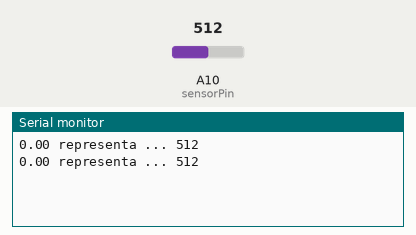
The sketch below on a simulated Arduino Mega 2560, built with avr-gcc and run on an emulated ATmega2560. Shown: the last lines printed to the serial monitor. Inputs (shaded band) come from the test bench; at power-on: A10 (sensorPin) = 512.

Above: at 1.8 s.
1.9 s: A10 (sensorPin) set to 716
At 2.8 s:
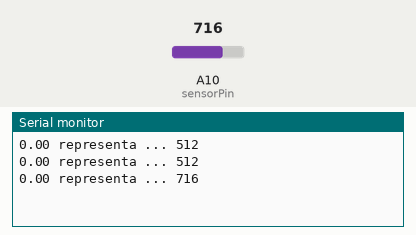
3.4 s: A10 (sensorPin) set to 900
At 4.8 s:
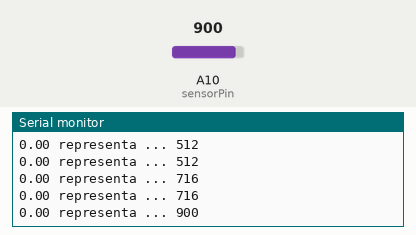
Timing chart, 0 to 6.4 s (numbered marks = the images above; inputs shaded):
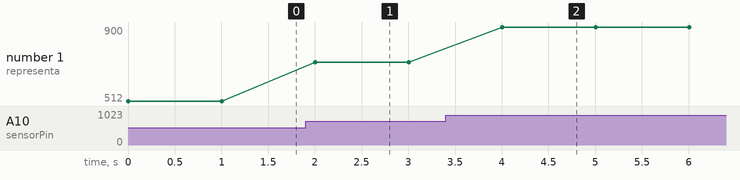

Measured:
- after the input at 1.9 s, the serial monitor: prints a new line after 0.10 s (image 1)
- after the input at 3.4 s, the serial monitor: prints a new line after 0.60 s (image 2)
- plotted number 1: 512 → 716 after the input at 1.9 s, 716 → 900 after the input at 3.4 s

The sketch:

sketch_nov20a.ino
```cpp
const int sensorPin = A10;   // seleccionar la entrada para el sensor
int sensorValue;         // variable que almacena el valor raw (0 a 1023)
float value;            // variable que almacena el voltaje (0.0 a 25.0)

void setup() {
  Serial.begin(9600);
  //pinMode(sensorPin,INPUT);
}

void loop() {
   sensorValue = analogRead(sensorPin);          // realizar la lectura
   value = fmap(value, 0, 1023, 0.0, 5.0);   // cambiar escala a 0.0 - 25.0

   Serial.print(value);
   Serial.print(" representa ... ");
   Serial.println(sensorValue);                     // mostrar el valor por serial
   delay(1000);
}

// cambio de escala entre floats
float fmap(float x, float in_min, float in_max, float out_min, float out_max)
{
   return (x - in_min) * ((out_max - out_min)/(in_max - in_min)) + out_min;
}
```
